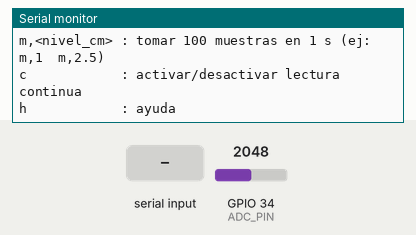
The sketch below on a simulated ESP32. On the bench: the last lines printed to the serial monitor. Inputs (shaded band) come from the test bench; at power-on: GPIO 34 (ADC_PIN) = 2048 (analog values on the 0–4095 scale).

Above: at 1.7 s.
1.8 s: "m 1\n" received over Serial
At 3.7 s:
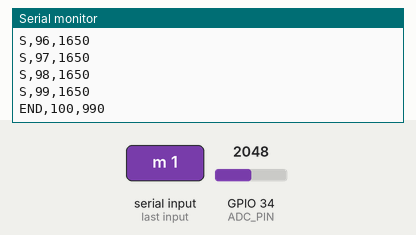
4.2 s: "m\n" received over Serial
At 4.6 s:
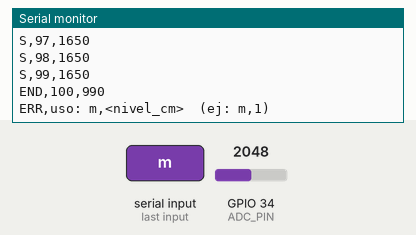
5.7 s: ",\n" received over Serial
At 6.9 s:
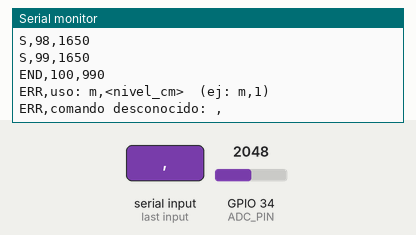
7.2 s: "c\n" received over Serial
At 7.51 s:
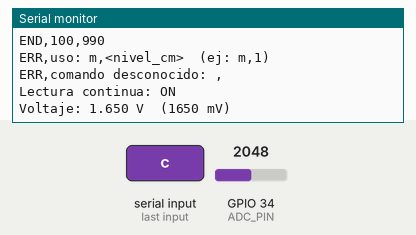
8.7 s: "C\n" received over Serial
At 9.1 s:
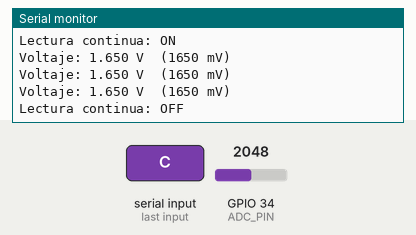
Timing chart, 0 to 11.2 s (numbered marks = the images above; inputs shaded):
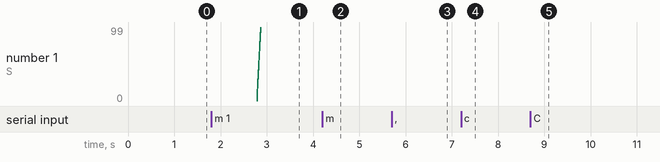

The sketch:

esp32_MuestreoCSV.ino
```cpp
/*
  ESP32 - Muestreo de voltaje con ADC para calibración voltaje -> nivel (cm)

  Pin ADC: GPIO34 (ADC1_CH6). Usa pines ADC1 (32-39) para evitar
  conflictos con WiFi. GPIO34-39 son solo entrada.

  Rango de entrada con atenuación 11 dB: ~0.1 V a ~3.1 V
  ¡NUNCA apliques más de 3.3 V al pin!

  Comandos (Monitor Serie / script Python a 115200, terminados en \n):
    m,<nivel_cm>  -> toma 100 muestras en 1 s y las envía crudas. Ej: m,1  m,2.5
    c             -> activa/desactiva la impresión continua del voltaje
    h             -> muestra la ayuda

  Formato de respuesta a m,<nivel>  (lo interpreta calibracion.py):
    BEGIN,<nivel>
    S,<indice>,<mV>      (x100)
    END,<n_muestras>,<duracion_ms>

  Las estadísticas (media, desviación estándar, etc.) las calcula el script Python.
*/

const int ADC_PIN = 34;

// --- Configuración del muestreo ---
const int           N_SAMPLES          = 100;                                   // muestras por ráfaga
const unsigned long SAMPLE_WINDOW_MS   = 1000;                                  // duración total (1 s)
const unsigned long SAMPLE_INTERVAL_US = SAMPLE_WINDOW_MS * 1000UL / N_SAMPLES; // 10 ms entre muestras

// --- Impresión continua (desactivada por defecto para no ensuciar el protocolo) ---
const unsigned long PRINT_INTERVAL_MS = 500;
bool continuous = false;
unsigned long lastPrint = 0;

uint32_t samplesMv[N_SAMPLES];

// --- Buffer de línea para comandos ---
char rxBuf[32];
uint8_t rxLen = 0;

// Lee el voltaje en mV (usa la calibración de fábrica del ESP32)
uint32_t readMilliVolts() {
  return analogReadMilliVolts(ADC_PIN);
}

void printHelp() {
  Serial.println(F("\n=== Comandos ==="));
  Serial.println(F("m,<nivel_cm> : tomar 100 muestras en 1 s (ej: m,1  m,2.5)"));
  Serial.println(F("c            : activar/desactivar lectura continua"));
  Serial.println(F("h            : ayuda\n"));
}

void takeSamples(const char* levelStr) {
  unsigned long t0 = micros();
  unsigned long nextTime = t0;

  // Se muestrea primero y se imprime después, para que el Serial no afecte el timing
  for (int i = 0; i < N_SAMPLES; i++) {
    // Espera activa hasta el instante exacto de la siguiente muestra
    while ((long)(micros() - nextTime) < 0) { }
    samplesMv[i] = readMilliVolts();
    nextTime += SAMPLE_INTERVAL_US;
  }

  unsigned long elapsedMs = (micros() - t0) / 1000UL;

  Serial.printf("BEGIN,%s\n", levelStr);
  for (int i = 0; i < N_SAMPLES; i++) {
    Serial.printf("S,%d,%lu\n", i, (unsigned long)samplesMv[i]);
  }
  Serial.printf("END,%d,%lu\n", N_SAMPLES, elapsedMs);
}

void handleCommand(char* line) {
  // Quitar espacios finales
  int len = strlen(line);
  while (len > 0 && line[len - 1] == ' ') line[--len] = '\0';
  if (len == 0) return;

  switch (line[0]) {
    case 'm': case 'M': {
      char* p = line + 1;
      while (*p == ',' || *p == ' ') p++;     // acepta "m,1" y "m 1"
      char* endp;
      strtof(p, &endp);                       // solo para validar que sea un número
      if (endp == p) {
        Serial.println(F("ERR,uso: m,<nivel_cm>  (ej: m,1)"));
      } else {
        takeSamples(p);
        lastPrint = millis();
      }
      break;
    }
    case 'c': case 'C':
      continuous = !continuous;
      Serial.println(continuous ? F("Lectura continua: ON") : F("Lectura continua: OFF"));
      break;
    case 'h': case 'H':
      printHelp();
      break;
    default:
      Serial.print(F("ERR,comando desconocido: "));
      Serial.println(line);
      break;
  }
}

void setup() {
  Serial.begin(115200);
  delay(500);

  analogReadResolution(12);                        // 0-4095
  analogSetPinAttenuation(ADC_PIN, ADC_11db);      // rango ~0-3.1 V

  Serial.println(F("ESP32 ADC listo."));
  printHelp();
}

void loop() {
  // --- Comandos por serial (se acumulan hasta fin de línea) ---
  while (Serial.available()) {
    char ch = Serial.read();
    if (ch == '\n' || ch == '\r') {
      if (rxLen > 0) {
        rxBuf[rxLen] = '\0';
        handleCommand(rxBuf);
        rxLen = 0;
      }
    } else if (rxLen < sizeof(rxBuf) - 1) {
      rxBuf[rxLen++] = ch;
    }
  }

  // --- Lectura continua del voltaje ---
  if (continuous && millis() - lastPrint >= PRINT_INTERVAL_MS) {
    lastPrint = millis();
    uint32_t mv = readMilliVolts();
    Serial.printf("Voltaje: %.3f V  (%lu mV)\n", mv / 1000.0, (unsigned long)mv);
  }
}
```

Measured:
- after the input at 1.8 s, the serial monitor: prints a new line after 0.99 s (image 1)
- after the input at 7.2 s, the serial monitor: prints a new line at once (image 4)
- after the input at 8.7 s, the serial monitor: prints a new line at once (image 5)
